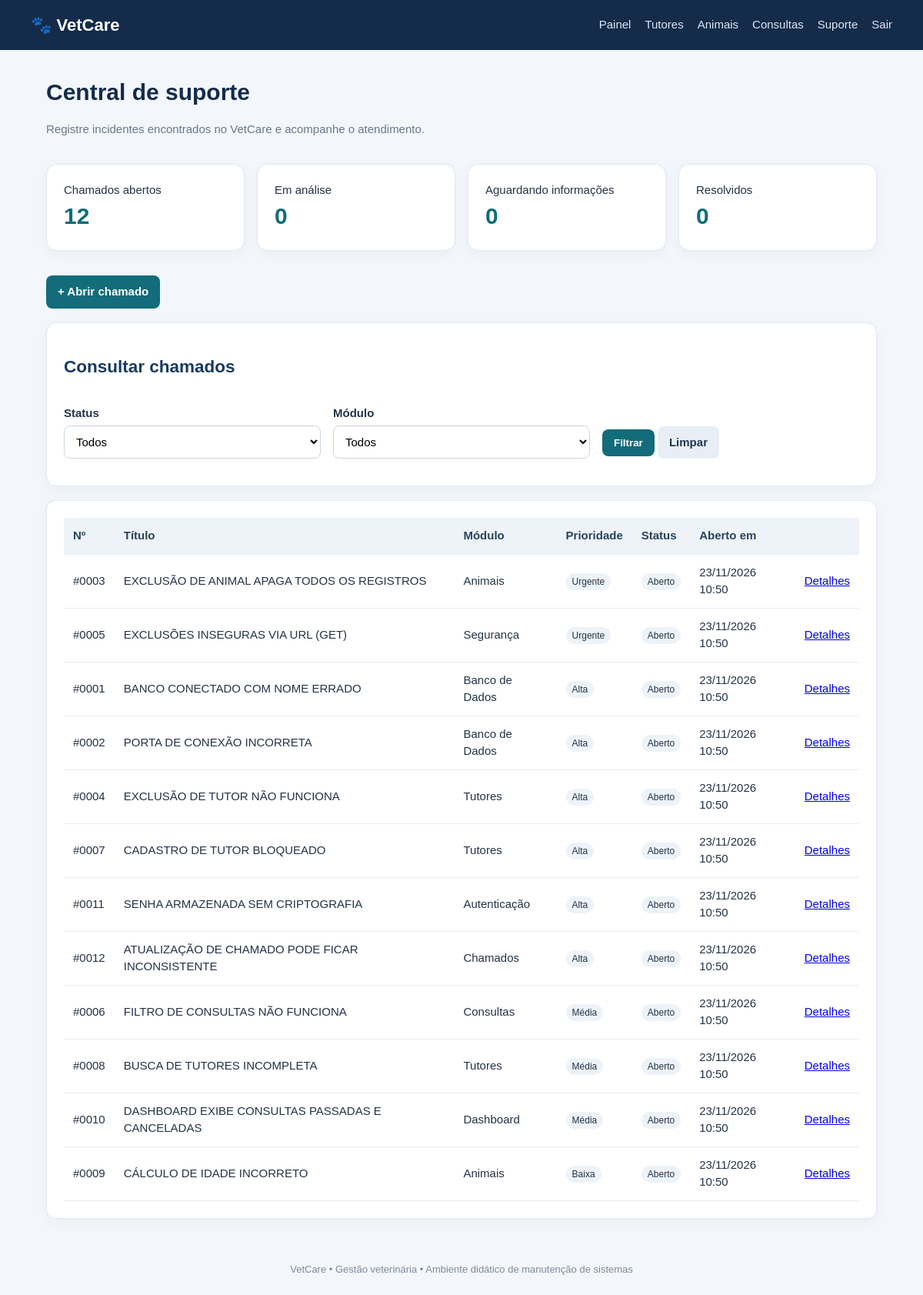
Screenshot of /chamados/index.php (signed in) with the database file from the repository.
### tables this page shows
CREATE TABLE chamados (
  id INT AUTO_INCREMENT PRIMARY KEY,
  titulo VARCHAR(160) NOT NULL,
  modulo VARCHAR(60) NOT NULL,
  solicitante VARCHAR(120) NOT NULL,
  equipe VARCHAR(100),
  descricao TEXT NOT NULL,
  passos TEXT NOT NULL,
  resultado_esperado TEXT NOT NULL,
  resultado_obtido TEXT NOT NULL,
  severidade ENUM('Baixa','Média','Alta','Crítica') NOT NULL DEFAULT 'Média',
  prioridade ENUM('Baixa','Média','Alta','Urgente') NOT NULL DEFAULT 'Média',
  status ENUM('Aberto','Em análise','Aguardando informações','Resolvido','Fechado') NOT NULL DEFAULT 'Aberto',
  responsavel VARCHAR(120),
  criado_em TIMESTAMP DEFAULT CURRENT_TIMESTAMP,
  atualizado_em TIMESTAMP DEFAULT CURRENT_TIMESTAMP ON UPDATE CURRENT_TIMESTAMP
);

### chamados/index.php (the view, shortened to what this page needs)
<?php
require_once __DIR__.'/../config/database.php';require_once __DIR__.'/../config/auth.php';exigirLogin();
$sql="SELECT * FROM chamados WHERE 1=1";$params=[];
$sql.=" ORDER BY FIELD(prioridade,'Urgente','Alta','Média','Baixa'), criado_em DESC";
$stmt=$pdo->prepare($sql);$stmt->execute($params);$rows=$stmt->fetchAll();
$counts=$pdo->query("SELECT status,COUNT(*) total FROM chamados GROUP BY status")->fetchAll(PDO::FETCH_KEY_PAIR);
include __DIR__.'/../includes/header.php';
?>
<h1>Central de suporte</h1>
<p class="muted">Registre incidentes encontrados no VetCare e acompanhe o atendimento.</p>
<div class="grid">
 <div class="stat"><span>Chamados abertos</span><strong><?= (int)($counts['Aberto']??0) ?></strong></div>
 <div class="stat"><span>Em análise</span><strong><?= (int)($counts['Em análise']??0) ?></strong></div>
 <div class="stat"><span>Aguardando informações</span><strong><?= (int)($counts['Aguardando informações']??0) ?></strong></div>
 <div class="stat"><span>Resolvidos</span><strong><?= (int)($counts['Resolvido']??0) ?></strong></div>
</div>
<div class="actions"><a class="btn" href="novo.php">+ Abrir chamado</a></div>
<section class="panel">
<h2>Consultar chamados</h2>
<form method="get" class="grid">
 <div class="field"><label>Status</label><select name="status"><option value="">Todos</option></select></div>
 <div class="field"><label>Módulo</label><select name="modulo"><option value="">Todos</option></select></div>
 <div class="field" style="align-self:end"><button>Filtrar</button> <a class="btn secondary" href="index.php">Limpar</a></div>
</form></section>
<section class="panel table-wrap"><table>
<tr><th>Nº</th><th>Título</th><th>Módulo</th><th>Prioridade</th><th>Status</th><th>Aberto em</th><th></th></tr>
<?php foreach($rows as $r):?><tr>
<td>#<?=str_pad($r['id'],4,'0',STR_PAD_LEFT)?></td><td><?=htmlspecialchars($r['titulo'])?></td><td><?=htmlspecialchars($r['modulo'])?></td><td><span class="tag"><?=htmlspecialchars($r['prioridade'])?></span></td><td><span class="tag"><?=htmlspecialchars($r['status'])?></span></td><td><?=date('d/m/Y H:i',strtotime($r['criado_em']))?></td><td><a href="ver.php?id=<?=$r['id']?>">Detalhes</a></td>
</tr><?php endforeach;?>
</table></section>
<?php include __DIR__.'/../includes/footer.php';?>

### includes/header.php (shortened to what this page needs)
<!doctype html>
<html lang="pt-br">
<head>
<link rel="stylesheet" href="/vetcare_manutencao_djeniffer/assets/style.css">
</head>
<body>
<header class="topbar">
  <a class="brand" href="/vetcare_manutencao_djeniffer/index.php">🐾 VetCare</a>
  <nav>
    <?php if (!empty($_SESSION['usuario_id'])): ?>
      <a href= "/vetcare_manutencao_djeniffer/index.php">Painel</a>
      <a href="/vetcare_manutencao_djeniffer/tutores/index.php">Tutores</a>
      <a href="/vetcare_manutencao_djeniffer/animais/index.php">Animais</a>
      <a href="/vetcare_manutencao_djeniffer/consultas/index.php">Consultas</a>
      <a href="/vetcare_manutencao_djeniffer/chamados/index.php">Suporte</a>
      <a href="/vetcare_manutencao_djeniffer/logout.php">Sair</a>
    <?php endif; ?>
  </nav>
</header>
<main class="container">

### includes/footer.php
</main>
<footer>VetCare • Gestão veterinária • Ambiente didático de manutenção de sistemas</footer>
</body></html>

### assets/style.css (style rules this page uses)
* { box-sizing:border-box }
body { margin:0;background:#f3f6fa;color:#243247;font:15px/1.5 Arial,sans-serif }
.topbar { background:#142b4a;color:#fff;padding:16px max(22px,calc((100% - 1120px)/2));display:flex;align-items:center;justify-content:space-between;gap:20px;flex-wrap:wrap }
.brand { font-size:22px;font-weight:800;color:#fff;text-decoration:none }
.topbar nav { display:flex;gap:18px;flex-wrap:wrap }
.topbar nav a { color:#dce8f5;text-decoration:none }
.container { max-width:1120px;margin:32px auto;padding:0 20px;min-height:75vh }
h1 { margin:0 0 8px;color:#142b4a }
h2 { color:#183b60 }
.muted { color:#68788d }
.panel,.stat,.login-box { background:white;border:1px solid #e1e8f0;border-radius:14px;padding:22px;box-shadow:0 5px 18px #203c5b0a;margin:18px 0 }
.grid { display:grid;grid-template-columns:repeat(auto-fit,minmax(210px,1fr));gap:16px }
.stat strong { font-size:30px;display:block;color:#126c79 }
.actions { display:flex;gap:8px;flex-wrap:wrap;margin:14px 0 }
.btn,button { display:inline-block;border:0;border-radius:8px;padding:10px 15px;background:#126c79;color:white;text-decoration:none;cursor:pointer;font-weight:700 }
.btn.secondary { background:#e8eef5;color:#20364e }
form .field { margin:13px 0 }
label { display:block;font-weight:700;margin-bottom:5px }
input,select,textarea { width:100%;padding:11px;border:1px solid #cbd6e2;border-radius:8px;font:inherit;background:#fff }
table { width:100%;border-collapse:collapse;background:white }
th,td { text-align:left;padding:12px;border-bottom:1px solid #e8edf2 }
th { background:#edf3f8;color:#29435e }
.table-wrap { overflow-x:auto;border-radius:12px }
.tag { padding:4px 8px;border-radius:20px;background:#edf3f8;font-size:12px }
footer { text-align:center;color:#7c8b9b;padding:24px;font-size:13px }

### rows the page displays
chamados: id "0003", titulo "EXCLUSÃO DE ANIMAL APAGA TODOS OS REGISTROS", modulo "Animais", prioridade "Urgente", status "Aberto", criado_em "23/11/2026 10:50"
chamados: id "0005", titulo "EXCLUSÕES INSEGURAS VIA URL (GET)", modulo "Segurança", prioridade "Urgente", status "Aberto", criado_em "23/11/2026 10:50"
chamados: id "0001", titulo "BANCO CONECTADO COM NOME ERRADO", modulo "Banco de Dados", prioridade "Alta", status "Aberto", criado_em "23/11/2026 10:50"
chamados: id "0002", titulo "PORTA DE CONEXÃO INCORRETA", modulo "Banco de Dados", prioridade "Alta", status "Aberto", criado_em "23/11/2026 10:50"
chamados: id "0004", titulo "EXCLUSÃO DE TUTOR NÃO FUNCIONA", modulo "Tutores", prioridade "Alta", status "Aberto", criado_em "23/11/2026 10:50"
chamados: id "0007", titulo "CADASTRO DE TUTOR BLOQUEADO", modulo "Tutores", prioridade "Alta", status "Aberto", criado_em "23/11/2026 10:50"
chamados: id "0011", titulo "SENHA ARMAZENADA SEM CRIPTOGRAFIA", modulo "Autenticação", prioridade "Alta", status "Aberto", criado_em "23/11/2026 10:50"
chamados: id "0012", titulo "ATUALIZAÇÃO DE CHAMADO PODE FICAR INCONSISTENTE", modulo "Chamados", prioridade "Alta", status "Aberto", criado_em "23/11/2026 10:50"
chamados: id "0006", titulo "FILTRO DE CONSULTAS NÃO FUNCIONA", modulo "Consultas", prioridade "Média", status "Aberto", criado_em "23/11/2026 10:50"
chamados: id "0008", titulo "BUSCA DE TUTORES INCOMPLETA", modulo "Tutores", prioridade "Média", status "Aberto", criado_em "23/11/2026 10:50"
chamados: id "0010", titulo "DASHBOARD EXIBE CONSULTAS PASSADAS E CANCELADAS", modulo "Dashboard", prioridade "Média", status "Aberto", criado_em "23/11/2026 10:50"
chamados: id "0009", titulo "CÁLCULO DE IDADE INCORRETO", modulo "Animais", prioridade "Baixa", status "Aberto", criado_em "23/11/2026 10:50"

### other values shown
$counts['Aberto'] "12"
$counts['Em análise'] "0"
$counts['Aguardando informações'] "0"
$counts['Resolvido'] "0"
